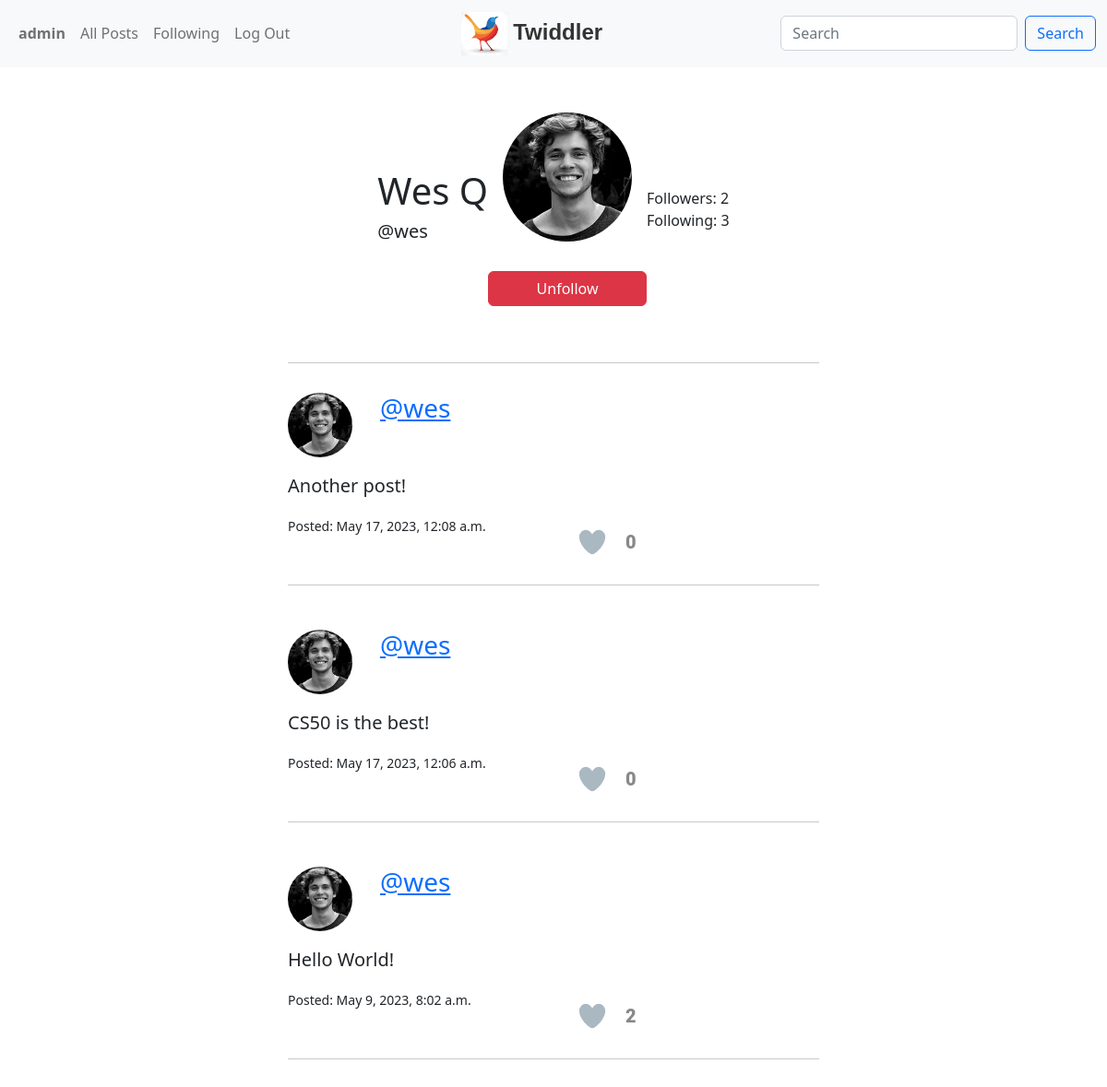
The page /profile/4 (signed in) on the database its author committed.
### network/models.py (models this page shows, shortened)
class User(AbstractUser):
    profile_picture = models.ImageField(upload_to='network/static/network', blank=True, null=True, default=None)
    bio = models.CharField(max_length=255, default=None, blank=True, null=True)
    handle = models.CharField(max_length=50, blank=True, null=True)
    @property
    def total_followers(self):
        return self.followers.filter(is_followed=True).count()
    @property
    def total_following(self):
        return self.following.filter(is_followed=True).count()
    @property
    def pic_filename(self):
        return os.path.basename(self.profile_picture.name)

class Post(models.Model):
    content = models.TextField()
    created_at = models.DateTimeField(auto_now_add=True)
    updated_at = models.DateTimeField(auto_now_add=True)
    author = models.ForeignKey(User, on_delete=models.CASCADE, related_name='posts')
    class Meta:
        ordering = ['-created_at']
    @property
    def total_likes(self):
        return self.likes.filter(is_like=True).count()
    @property
    def is_liked_by_user_ids(self):
        return self.likes.filter(is_like=True).values_list('user',flat=True)

### network/views.py (the view)
# urls.py: path("profile/<int:id>", views.profile, name="profile"),
def profile(request, id):
    user_profile = User.objects.get(pk = id)
    posts = Post.objects.filter(author = user_profile)
    if request.user.is_authenticated:
        is_following = Follow.objects.filter(follower=request.user, followed=user_profile, is_followed=True).exists()
    else:
        is_following = False
    paginator = Paginator(posts, 10)
    page_number = request.GET.get('page')
    page_obj = paginator.get_page(page_number)
    return render(request, "network/profile.html", {"user_profile" : user_profile, "page_obj" : page_obj, "is_following" : is_following})

### network/templates/network/profile.html (shortened to what this page needs)
{% extends "network/layout.html" %}
{% load static %}
{% block body %}
    <div class="container posts-container pt-1">
        <div class="d-flex justify-content-center align-items-center" style="height: 300px;">
            <div class="d-flex flex-column">
                <h1>{{user_profile.first_name}}  {{user_profile.last_name}}</h1>
                <h5>{{ user_profile.handle }}</h5>
            </div>
            <form method="POST" action="{% url 'follow' id=user_profile.id %}">
                <div class="d-flex flex-column">
                    <img class="rounded-circle img-fluid m-3" id="profile-pic" src="{% static user_profile.pic_filename|default:'missing-profile-picture-icon.png' %}" alt="{{ comment.user.username }}">
                    {% if user.is_authenticated %}
                    {% if user != user_profile %}
                    {% if is_following %}
                    <button class="btn btn-danger my-3" type="submit" name="action" value="unfollow">Unfollow</button>
                    {% else %}
                    <button class="btn btn-success my-3" type="submit" name="action" value="follow">Follow</button>
                    {% endif %}
                    {% else %}
                    <button class="btn btn-secondary my-3" type="submit" name="action" value="follow" disabled>Follow</button>
                    {% endif %}
                    {% else %}
                    <a href="{% url 'login' %}" class="text-primary">Login to follow {{ user_profile.handle }}</a>
                    {% endif %}
                </div>
            </form>
            <div class="d-flex flex-column">
                <span>
                    Followers: {{ user_profile.total_followers }}
                </span>
                <span>
                    Following: {{ user_profile.total_following }}
                </span>
            </div>
        </div>
        <hr>
    </div>
    {% for post in page_obj %}
        <div class="container py-3 posts-container">
            <div class="row">
                <div class="col-2">
                    <img class="rounded-circle img-fluid" id="poster-prof-pic" src="{% static post.author.pic_filename|default:'missing-profile-picture-icon.png' %}" alt="{{ comment.user.username }}">
                </div>
                <div class="col-4">
                    <a href="{% url 'profile' id=post.author.id %}"> <h3>{{ post.author.handle }} </h3> </a>
                </div>
            </div>
            <div class="row">
                <div class="col lead my-3" id="post-{{ post.id }}">{{ post.content }}</div>
            </div>
            <div class="row">
                <div class="col">
                    <small>Posted: {{ post.created_at }}</small>
                </div>
                <div class="like-button col">
                    <div class="heart-bg">
                        {% if user.id in post.is_liked_by_user_ids %}
                            <div class="heart-icon liked" id="heart-icon-{{ post.id }}" onclick="like('{{ post.id }}')" style="background: url('{% static 'network/heart.png' %}')"></div>
                        {% else %}
                            <div class="heart-icon" id="heart-icon-{{ post.id }}" onclick="like('{{ post.id }}')" style="background: url('{% static 'network/heart.png' %}')"></div>
                        {% endif %}
                    </div>
                    <div class="likes-amount" id="likes-amount-{{ post.id }}">{{ post.total_likes }}</div>
                </div>
            </div>
            <hr>
        </div>
        {% empty %} No posts found
    {% endfor %}
{% endblock %}

### network/templates/network/layout.html (shortened to what this page needs)
{% load static %}
<!DOCTYPE html>
<html lang="en">
    <head>
        <link href="https://cdn.jsdelivr.net/npm/bootstrap@5.2.3/dist/css/bootstrap.min.css" rel="stylesheet">
        <link href="{% static 'network/styles.css' %}" rel="stylesheet">
    </head>
    <body>
        <nav class="navbar navbar-expand-lg navbar-light bg-light">
            <div class="container-fluid">
                <div class="navbar-nav">
                    {% if user.is_authenticated %}
                    <a class="nav-link" href="{% url 'profile' id=user.id %}"><strong>{{ user.username }}</strong></a>
                    {% endif %}
                    <a class="nav-link" href="{% url 'index' %}">All Posts</a>
                    {% if user.is_authenticated %}
                    <a class="nav-link" href="{% url 'following' %}">Following</a>
                    <a class="nav-link" href="{% url 'logout' %}">Log Out</a>
                    {% else %}
                    <a class="nav-link" href="{% url 'login' %}">Log In</a>
                    <a class="nav-link" href="{% url 'register' %}">Register</a>
                    {% endif %}
                </div>
                <a class="navbar-brand brand-name" href="{% url 'index' %}">
                    <img class="" id="logo" src="{% static 'network/twiddler-logo.png' %}" alt="twiddler logo">
                    Twiddler
                </a>
                <form class="d-flex">
                    <input class="form-control me-2" type="search" placeholder="Search" aria-label="Search">
                    <button class="btn btn-outline-primary" type="submit">Search</button>
                </form>
            </div>
        </nav>
        <div class="body">
            {% block body %}
            {% endblock %}
        </div>
    </body>
</html>

### network/static/network/styles.css (style rules this page uses)
#poster-prof-pic { width: 70px; }
#profile-pic { width: 140px; }
.posts-container { width: 50%; }
#logo { width: 50px; }
.brand-name { font-family: "Arial", sans-serif; font-weight: bold; font-size: 1.5rem; color: #333; }
.like-button .heart-icon { height: 100px; width: 100px; background-position: left; cursor: pointer; position: absolute; }
.like-button .heart-bg { background: rgba(255, 192, 200, 0); border-radius: 50%; height: 60px; width: 60px; display: flex; align-items: center; justify-content: center; transition: all 100ms ease; }
.like-button { display: flex; align-items: center; }
.like-button .likes-amount { font-size: 20px; font-family: "Roboto", sans-serif; color: #888; font-weight: 900; margin-left: 6px; }

### rows shown on the page
User: username "admin"
User: first_name "Wes", last_name "Q", handle "@wes", profile_picture (picture), total_followers "2", total_following "3"
Post: author.profile_picture (picture), author.handle "@wes", content "Another post!", created_at "May 17, 2023, 12:08 a.m."
Post: author.profile_picture (picture), author.handle "@wes", content "CS50 is the best!", created_at "May 17, 2023, 12:06 a.m."
Post: author.profile_picture (picture), author.handle "@wes", content "Hello World!", created_at "May 9, 2023, 8:02 a.m."
